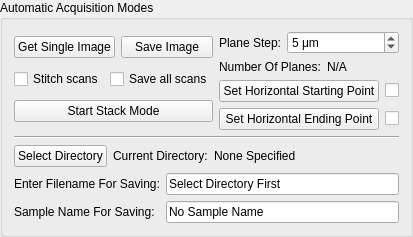
           <widget class="QGroupBox" name="groupBox_18">
            <property name="sizePolicy">
             <sizepolicy hsizetype="Preferred" vsizetype="Preferred">
              <horstretch>0</horstretch>
              <verstretch>0</verstretch>
             </sizepolicy>
            </property>
            <property name="title">
             <string>Automatic Acquisition Modes</string>
            </property>
            <layout class="QVBoxLayout" name="verticalLayout_54">
             <item>
              <layout class="QHBoxLayout" name="horizontalLayout_84">
               <item>
                <layout class="QVBoxLayout" name="verticalLayout_55">
                 <item>
                  <layout class="QHBoxLayout" name="horizontalLayout_85">
                   <item>
                    <widget class="QPushButton" name="pushButton_acqGetSingleImage">
                     <property name="sizePolicy">
                      <sizepolicy hsizetype="Minimum" vsizetype="Fixed">
                       <horstretch>0</horstretch>
                       <verstretch>0</verstretch>
                      </sizepolicy>
                     </property>
                     <property name="toolTip">
                      <string>Start single image acquisition</string>
                     </property>
                     <property name="text">
                      <string>Get Single Image</string>
                     </property>
                     <property name="shortcut">
                      <string>Ctrl+I</string>
                     </property>
                    </widget>
                   </item>
                   <item>
                    <widget class="QPushButton" name="pushButton_acqSaveSingleImage">
                     <property name="sizePolicy">
                      <sizepolicy hsizetype="Minimum" vsizetype="Fixed">
                       <horstretch>0</horstretch>
                       <verstretch>0</verstretch>
                      </sizepolicy>
                     </property>
                     <property name="toolTip">
                      <string>Save single image</string>
                     </property>
                     <property name="text">
                      <string>Save Image</string>
                     </property>
                    </widget>
                   </item>
                  </layout>
                 </item>
                 <item>
                  <layout class="QHBoxLayout" name="horizontalLayout_3">
                   <item>
                    <widget class="QCheckBox" name="checkBox_acqStitchFrames">
                     <property name="sizePolicy">
                      <sizepolicy hsizetype="Expanding" vsizetype="Preferred">
                       <horstretch>0</horstretch>
                       <verstretch>0</verstretch>
                      </sizepolicy>
                     </property>
                     <property name="toolTip">
                      <string>Overlap the camera scans that form each image</string>
                     </property>
                     <property name="text">
                      <string>Stitch scans</string>
                     </property>
                    </widget>
                   </item>
                   <item>
                    <widget class="QCheckBox" name="checkBox_acqSaveAllFrames">
                     <property name="sizePolicy">
                      <sizepolicy hsizetype="Expanding" vsizetype="Fixed">
                       <horstretch>0</horstretch>
                       <verstretch>0</verstretch>
                      </sizepolicy>
                     </property>
                     <property name="toolTip">
                      <string>Save all the camera scans that form each image</string>
                     </property>
                     <property name="text">
                      <string>Save all scans</string>
                     </property>
                    </widget>
                   </item>
                  </layout>
                 </item>
                 <item>
                  <widget class="QPushButton" name="pushButton_acqStartStackMode">
                   <property name="sizePolicy">
                    <sizepolicy hsizetype="Minimum" vsizetype="Fixed">
                     <horstretch>0</horstretch>
                     <verstretch>0</verstretch>
                    </sizepolicy>
                   </property>
                   <property name="toolTip">
                    <string>Start multiple images acquisition</string>
                   </property>
                   <property name="text">
                    <string>Start Stack Mode</string>
                   </property>
                   <property name="shortcut">
                    <string>Ctrl+K</string>
                   </property>
                  </widget>
                 </item>
                </layout>
               </item>
               <item>
                <layout class="QVBoxLayout" name="verticalLayout_56">
                 <item>
                  <layout class="QHBoxLayout" name="horizontalLayout_88">
                   <item>
                    <widget class="QLabel" name="label_84">
                     <property name="sizePolicy">
                      <sizepolicy hsizetype="Fixed" vsizetype="Preferred">
                       <horstretch>0</horstretch>
                       <verstretch>0</verstretch>
                      </sizepolicy>
                     </property>
                     <property name="toolTip">
                      <string>The plane step for stack acquisition</string>
                     </property>
                     <property name="text">
                      <string>Plane Step:</string>
                     </property>
                    </widget>
                   </item>
                   <item>
                    <widget class="QDoubleSpinBox" name="doubleSpinBox_acqPlaneStepSize">
                     <property name="sizePolicy">
                      <sizepolicy hsizetype="Expanding" vsizetype="Fixed">
                       <horstretch>0</horstretch>
                       <verstretch>0</verstretch>
                      </sizepolicy>
                     </property>
                     <property name="suffix">
                      <string> μm</string>
                     </property>
                     <property name="decimals">
                      <number>0</number>
                     </property>
                     <property name="maximum">
                      <double>100.000000000000000</double>
                     </property>
                     <property name="value">
                      <double>5.000000000000000</double>
                     </property>
                    </widget>
                   </item>
                  </layout>
                 </item>
                 <item>
                  <layout class="QHBoxLayout" name="horizontalLayout_89">
                   <item>
                    <widget class="QLabel" name="label_41">
                     <property name="sizePolicy">
                      <sizepolicy hsizetype="Fixed" vsizetype="Preferred">
                       <horstretch>0</horstretch>
                       <verstretch>0</verstretch>
                      </sizepolicy>
                     </property>
                     <property name="toolTip">
                      <string>Number of planes of stack acquisition</string>
                     </property>
                     <property name="text">
                      <string>Number Of Planes:</string>
                     </property>
                    </widget>
                   </item>
                   <item>
                    <widget class="QLabel" name="label_acqNumberOfPlanes">
                     <property name="sizePolicy">
                      <sizepolicy hsizetype="Expanding" vsizetype="Fixed">
                       <horstretch>0</horstretch>
                       <verstretch>0</verstretch>
                      </sizepolicy>
                     </property>
                     <property name="text">
                      <string>N/A</string>
                     </property>
                    </widget>
                   </item>
                  </layout>
                 </item>
                 <item>
                  <layout class="QHBoxLayout" name="horizontalLayout_90">
                   <item>
                    <widget class="QPushButton" name="pushButton_acqSetFirstPlane">
                     <property name="sizePolicy">
                      <sizepolicy hsizetype="Expanding" vsizetype="Fixed">
                       <horstretch>0</horstretch>
                       <verstretch>0</verstretch>
                      </sizepolicy>
                     </property>
                     <property name="toolTip">
                      <string>Set the current horizontal position as starting point for stack acquisition</string>
                     </property>
                     <property name="text">
                      <string>Set Horizontal Starting Point</string>
                     </property>
                    </widget>
                   </item>
                   <item>
                    <widget class="QCheckBox" name="checkBox_acqFirstPlaneSet">
                     <property name="sizePolicy">
                      <sizepolicy hsizetype="Fixed" vsizetype="Fixed">
                       <horstretch>0</horstretch>
                       <verstretch>0</verstretch>
                      </sizepolicy>
                     </property>
                     <property name="text">
                      <string/>
                     </property>
                    </widget>
                   </item>
                  </layout>
                 </item>
                 <item>
                  <layout class="QHBoxLayout" name="horizontalLayout_91">
                   <item>
                    <widget class="QPushButton" name="pushButton_acqSetLastPlane">
                     <property name="sizePolicy">
                      <sizepolicy hsizetype="Expanding" vsizetype="Fixed">
                       <horstretch>0</horstretch>
                       <verstretch>0</verstretch>
                      </sizepolicy>
                     </property>
                     <property name="toolTip">
                      <string>Set the current horizontal position as ending point for stack acquisition</string>
                     </property>
                     <property name="text">
                      <string>Set Horizontal Ending Point</string>
                     </property>
                    </widget>
                   </item>
                   <item>
                    <widget class="QCheckBox" name="checkBox_acqLastPlaneSet">
                     <property name="sizePolicy">
                      <sizepolicy hsizetype="Fixed" vsizetype="Fixed">
                       <horstretch>0</horstretch>
                       <verstretch>0</verstretch>
                      </sizepolicy>
                     </property>
                     <property name="text">
                      <string/>
                     </property>
                    </widget>
                   </item>
                  </layout>
                 </item>
                </layout>
               </item>
              </layout>
             </item>
             <item>
              <widget class="Line" name="line_28">
               <property name="sizePolicy">
                <sizepolicy hsizetype="Expanding" vsizetype="Fixed">
                 <horstretch>0</horstretch>
                 <verstretch>0</verstretch>
                </sizepolicy>
               </property>
               <property name="orientation">
                <enum>Qt::Horizontal</enum>
               </property>
              </widget>
             </item>
             <item>
              <layout class="QHBoxLayout" name="horizontalLayout_92">
               <item>
                <widget class="QPushButton" name="pushButton_selectSaveDirectory">
                 <property name="sizePolicy">
                  <sizepolicy hsizetype="Fixed" vsizetype="Fixed">
                   <horstretch>0</horstretch>
                   <verstretch>0</verstretch>
                  </sizepolicy>
                 </property>
                 <property name="toolTip">
                  <string>Select a file directory for image saving</string>
                 </property>
                 <property name="text">
                  <string>Select Directory</string>
                 </property>
                </widget>
               </item>
               <item>
                <widget class="QLabel" name="label_42">
                 <property name="sizePolicy">
                  <sizepolicy hsizetype="Fixed" vsizetype="Preferred">
                   <horstretch>0</horstretch>
                   <verstretch>0</verstretch>
                  </sizepolicy>
                 </property>
                 <property name="text">
                  <string>Current Directory:</string>
                 </property>
                </widget>
               </item>
               <item>
                <widget class="QLabel" name="label_currentSaveDirectory">
                 <property name="sizePolicy">
                  <sizepolicy hsizetype="Expanding" vsizetype="Preferred">
                   <horstretch>0</horstretch>
                   <verstretch>0</verstretch>
                  </sizepolicy>
                 </property>
                 <property name="text">
                  <string>None Specified</string>
                 </property>
                </widget>
               </item>
              </layout>
             </item>
             <item>
              <layout class="QFormLayout" name="formLayout_18">
               <item row="0" column="0">
                <widget class="QLabel" name="label_45">
                 <property name="text">
                  <string>Enter Filename For Saving:</string>
                 </property>
                </widget>
               </item>
               <item row="0" column="1">
                <widget class="QLineEdit" name="lineEdit_filename">
                 <property name="text">
                  <string>Select Directory First</string>
                 </property>
                </widget>
               </item>
               <item row="1" column="0">
                <widget class="QLabel" name="label_46">
                 <property name="text">
                  <string>Sample Name For Saving:</string>
                 </property>
                </widget>
               </item>
               <item row="1" column="1">
                <widget class="QLineEdit" name="lineEdit_sampleName">
                 <property name="text">
                  <string>No Sample Name</string>
                 </property>
                </widget>
               </item>
              </layout>
             </item>
            </layout>
           </widget>
